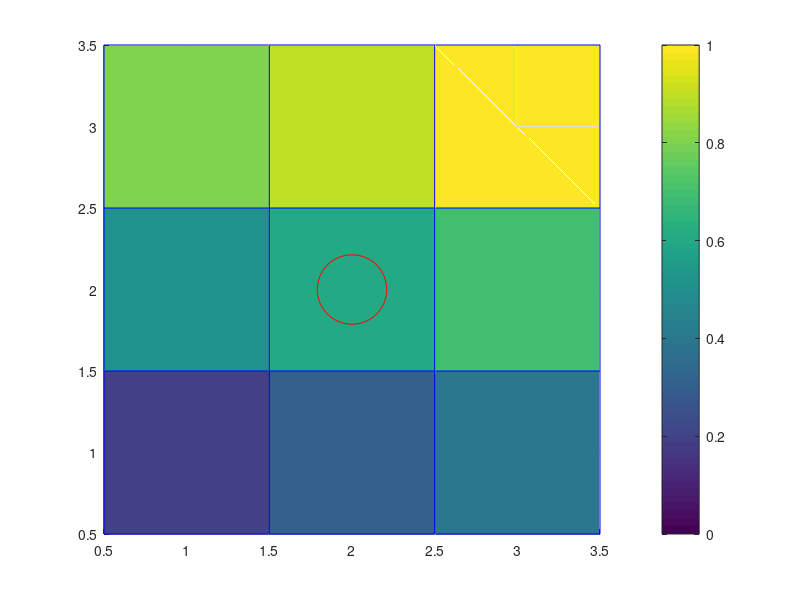

The MATLAB script that drew this image:
a = [1 1 1 1 1 0 1 1 1 0];
a(2,:) = [0 1 1 0 1 0 0 1 1 1];
a(3,:) = [1 0 0 0 1 1 1 0 0 1];
a(4,:) = [0 0 1 1 1 1 0 1 0 1];
a(5,:) = [1 1 1 1 0.5 1 1 1 1 1];
a(6,:) = [1 0 0 0 1 0 1 1 0 0];
a(7,:) = [0 0 1 1 1 1 1 0 0 1];
a(8,:) = [1 1 1 1 1 1 0 1 0 1];
a(9,:) = [1 0 0 0 1 0 1 1 1 1];
a(10,:) = [0 0 1 1 1 0 1 0 1 1];

x = [0.5 1.5 2.5 3.5; 0.5 1.5 2.5 3.5; 0.5 1.5 2.5 3.5; 0.5 1.5 2.5 3.5];
y = [0.5 0.5 0.5 0.5; 1.5 1.5 1.5 1.5; 2.5 2.5 2.5 2.5; 3.5 3.5 3.5 3.5];

z = [.2 .3 .4;...
     .5 .6 .7;...
     .8 .9 1];
 
 z = vertcat(z, zeros(1,3));
 z = horzcat(z, zeros(4,1));


figure(1)
s = surf(x,y,z, 'EdgeColor', 'b');
hold on
view(0, 90)
colorbar
plot3(2, 2, 2, 'ro', 'Markersize', 50)
hold off

